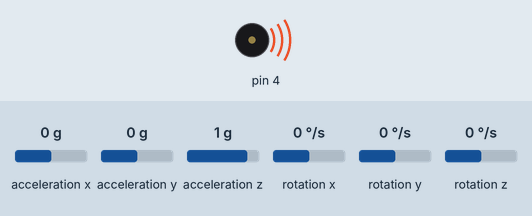
Simulated run of this sketch. Board: Arduino Uno, built with avr-gcc and run on an emulated ATmega328P. On the bench: buzzer (waves = sounding). The test bench sets the inputs (shaded band); at power-on: acceleration x 0 g, acceleration y 0 g, acceleration z 1 g, rotation x 0 °/s, rotation y 0 °/s, rotation z 0 °/s. What the sketch prints to the serial monitor is not drawn.

Above: at 0.1 s.
Timing chart, 0 to 1.6 s (numbered marks = the images above):
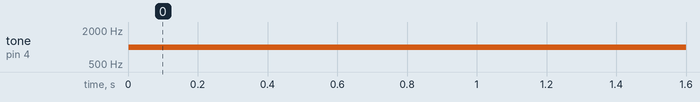

Measured:
- by itself, tone on pin 4: silent → 1000 Hz at 0.00 s

The sketch:

accelorysnth.ino
```cpp
#include <Wire.h>
#include <MPU6050.h>

MPU6050 mpu;
bool buzzer_state = false;

void setup_gyro(){
  // Kalibracja żyroskopu
  mpu.calibrateGyro();

  // Ustawienie czułości
  mpu.setThreshold(3);
}

void setup()
{
  Serial.begin(115200);

  Serial.println("Inicjalizacja MPU6050");
  while(!mpu.begin(MPU6050_SCALE_2000DPS, MPU6050_RANGE_2G))
  {
    Serial.println("Nie mozna znalezc MPU6050 - sprawdz polaczenie!");
    delay(500);
  }
  setup_gyro();
  pinMode(4, OUTPUT);
}

int map_position_to_frequency(long int position){
  long int pos = position + 18000;
  return 100 + (pos / 20);
}

int get_gyro_value(){
  Vector rawAccel = mpu.readRawAccel();
  return rawAccel.XAxis;
}

void set_tone_frequency(int frequency){
  tone(4, frequency);
}

void loop(){
  int gyro_val =  get_gyro_value();
//  Serial.println(gyro_val);
  int freq = map_position_to_frequency(gyro_val);
  set_tone_frequency(freq);
}
```
